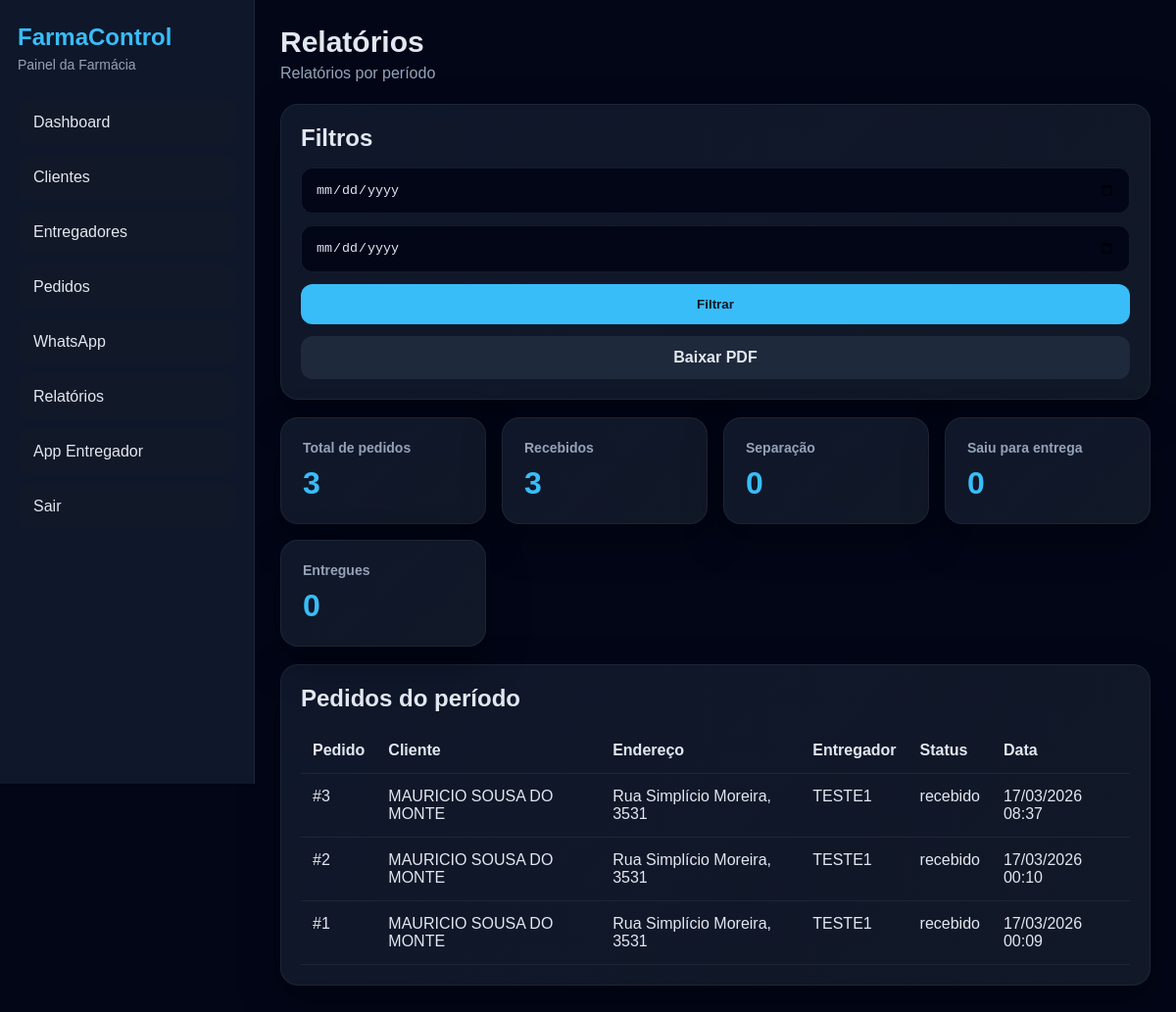
/relatorios (signed in), run on the app's committed database.
### models.py (models this page shows, shortened)
class Pedido(db.Model):
    __tablename__ = "pedidos"
    id = db.Column(db.Integer, primary_key=True)
    farmacia_id = db.Column(db.Integer, db.ForeignKey("farmacias.id"), nullable=False)
    cliente_id = db.Column(db.Integer, db.ForeignKey("clientes.id"), nullable=False)
    entregador_id = db.Column(db.Integer, db.ForeignKey("entregadores.id"), nullable=True)
    status = db.Column(db.String(30), nullable=False, default="recebido")
    codigo_rastreio = db.Column(db.String(40), unique=True, nullable=True)
    criado_em = db.Column(db.DateTime, default=agora_brasil)
    saiu_entrega_em = db.Column(db.DateTime, nullable=True)
    entregue_em = db.Column(db.DateTime, nullable=True)

class Cliente(db.Model):
    __tablename__ = "clientes"
    id = db.Column(db.Integer, primary_key=True)
    farmacia_id = db.Column(db.Integer, db.ForeignKey("farmacias.id"), nullable=False)
    nome = db.Column(db.String(150), nullable=False)
    telefone = db.Column(db.String(30), nullable=False)
    endereco = db.Column(db.String(255), nullable=False)
    criado_em = db.Column(db.DateTime, default=agora_brasil)
    pedidos = db.relationship("Pedido", backref="cliente", lazy=True)

class Entregador(db.Model):
    __tablename__ = "entregadores"
    id = db.Column(db.Integer, primary_key=True)
    farmacia_id = db.Column(db.Integer, db.ForeignKey("farmacias.id"), nullable=True)
    nome = db.Column(db.String(150), nullable=False)
    telefone = db.Column(db.String(30), nullable=False)
    senha_hash = db.Column(db.String(255), nullable=False)
    ativo = db.Column(db.Boolean, default=True)
    criado_em = db.Column(db.DateTime, default=agora_brasil)
    pedidos = db.relationship("Pedido", backref="entregador", lazy=True)
    localizacoes = db.relationship("Localizacao", backref="entregador", lazy=True)
    vinculos_farmacias = db.relationship(
        "EntregadorFarmacia",
        back_populates="entregador",
        cascade="all, delete-orphan",
        lazy=True
    )
    __table_args__ = (
        db.UniqueConstraint("telefone", name="uq_entregador_telefone_global"),
    )

### app.py (the view, shortened to what this page needs)
    @app.route("/relatorios")
    @login_required
    def relatorios():
        if current_user.is_master:
            flash("Área disponível apenas para usuários de farmácia.", "warning")
            return redirect(url_for("dashboard"))
        farmacia_id = farmacia_ativa_id()
        if not farmacia_id:
            flash("Nenhuma farmácia ativa selecionada.", "warning")
            return redirect(url_for("dashboard"))
        inicio = request.args.get("inicio", "").strip()
        fim = request.args.get("fim", "").strip()
        query = Pedido.query.filter_by(farmacia_id=farmacia_id)
        pedidos = query.order_by(Pedido.criado_em.desc()).all()
        total_pedidos = len(pedidos)
        total_entregues = sum(1 for p in pedidos if p.status == "entregue")
        total_recebidos = sum(1 for p in pedidos if p.status == "recebido")
        total_separacao = sum(1 for p in pedidos if p.status == "separacao")
        total_saiu_entrega = sum(1 for p in pedidos if p.status == "saiu_entrega")
        return render_template(
            "relatorios.html",
            pedidos=pedidos,
            total_pedidos=total_pedidos,
            total_entregues=total_entregues,
            total_recebidos=total_recebidos,
            total_separacao=total_separacao,
            total_saiu_entrega=total_saiu_entrega,
            inicio=inicio,
            fim=fim
        )

### app.py (called while the page is built)
def farmacias_ids_do_usuario():
    if not current_user.is_authenticated:
        return []
    if current_user.is_master:
        return [
            f.id for f in Farmacia.query.filter_by(ativo=True, status="ativa").all()
        ]
    ids = list(current_user.farmacias_ids or [])
    if not ids and current_user.farmacia_id:
        ids = [current_user.farmacia_id]
    if not ids:
        return []
    farmacias_validas = Farmacia.query.filter(
        Farmacia.id.in_(ids),
        Farmacia.ativo.is_(True),
        Farmacia.status == "ativa"
    ).all()
    return [f.id for f in farmacias_validas]

def farmacia_ativa_id():
    if not current_user.is_authenticated or current_user.is_master:
        return None
    ids = farmacias_ids_do_usuario()
    if not ids:
        return None
    farmacia_id_sessao = session.get("farmacia_ativa_id")
    if farmacia_id_sessao in ids:
        return farmacia_id_sessao
    session["farmacia_ativa_id"] = ids[0]
    return ids[0]

### models.py (called while the page is built)
@login_manager.user_loader
def load_user(user_id):
    return db.session.get(User, int(user_id))

    @property
    def is_master(self):
        return self.perfil == "master"

    @property
    def farmacias_ids(self):
        ids = [
            vinculo.farmacia_id
            for vinculo in self.vinculos_farmacias
            if vinculo.ativo
        ]
        if not ids and self.farmacia_id:
            ids = [self.farmacia_id]
        return ids

### templates/relatorios.html (shortened to what this page needs)
{% extends "base.html" %}
{% block content %}
<div class="page-head">
  <div>
    <h1>Relatórios</h1>
    <p class="muted">Relatórios por período</p>
  </div>
</div>
<div class="panel">
  <h2>Filtros</h2>
  <form method="get" class="form-grid">
    <input type="date" name="inicio" value="{{ inicio or '' }}">
    <input type="date" name="fim" value="{{ fim or '' }}">
    <button type="submit" class="btn btn-primary">Filtrar</button>
    <a
      class="btn btn-secondary"
      href="{{ url_for('relatorios_pdf', inicio=inicio, fim=fim) }}"
      target="_blank"
    >
      Baixar PDF
    </a>
  </form>
</div>
<div class="cards-grid">
  <div class="card">
    <h3>Total de pedidos</h3>
    <strong>{{ total_pedidos }}</strong>
  </div>
  <div class="card">
    <h3>Recebidos</h3>
    <strong>{{ total_recebidos }}</strong>
  </div>
  <div class="card">
    <h3>Separação</h3>
    <strong>{{ total_separacao }}</strong>
  </div>
  <div class="card">
    <h3>Saiu para entrega</h3>
    <strong>{{ total_saiu_entrega }}</strong>
  </div>
  <div class="card">
    <h3>Entregues</h3>
    <strong>{{ total_entregues }}</strong>
  </div>
</div>
<div class="panel">
  <h2>Pedidos do período</h2>
  <div class="table-wrap">
    <table>
      <thead>
        <tr>
          <th>Pedido</th>
          <th>Cliente</th>
          <th>Endereço</th>
          <th>Entregador</th>
          <th>Status</th>
          <th>Data</th>
        </tr>
      </thead>
      <tbody>
        {% for p in pedidos %}
        <tr>
          <td>#{{ p.id }}</td>
          <td>{{ p.cliente.nome if p.cliente else "-" }}</td>
          <td>{{ p.cliente.endereco if p.cliente else "-" }}</td>
          <td>{{ p.entregador.nome if p.entregador else "-" }}</td>
          <td>{{ p.status }}</td>
          <td>{{ p.criado_em.strftime("%d/%m/%Y %H:%M") if p.criado_em else "-" }}</td>
        </tr>
        {% else %}
        <tr>
          <td colspan="6">Nenhum pedido encontrado para esse período.</td>
        </tr>
        {% endfor %}
      </tbody>
    </table>
  </div>
</div>
{% endblock %}

### static/style.css (style rules this page uses)
* { margin: 0; padding: 0; box-sizing: border-box; }
body { background: #020617; color: #e2e8f0; font-family: Arial, sans-serif; }
a { text-decoration: none; }
.page-head { margin-bottom: 22px; }
.page-head h1 { font-size: 30px; margin-bottom: 6px; }
.muted { color: #94a3b8; }
.cards-grid { display: grid; gap: 16px; grid-template-columns: repeat(auto-fit, minmax(180px, 1fr)); margin-bottom: 18px; }
.card, .panel, .mobile-card { background: linear-gradient(135deg, #0f172a, #111827); border: 1px solid rgba(255,255,255,0.06); border-radius: 18px; box-shadow: 0 15px 40px rgba(0,0,0,0.35); }
.card { padding: 22px; }
.card h3 { color: #94a3b8; margin-bottom: 10px; font-size: 14px; }
.card strong { font-size: 32px; color: #38bdf8; }
.panel { padding: 20px; margin-bottom: 18px; }
.panel h2 { margin-bottom: 16px; }
.form-grid { display: grid; gap: 12px; }
input, select, textarea { width: 100%; background: #020617; color: #e2e8f0; border: 1px solid rgba(255,255,255,0.08); border-radius: 12px; padding: 14px; outline: none; }
.btn { border: none; padding: 13px 18px; border-radius: 12px; cursor: pointer; font-weight: bold; display: inline-block; text-align: center; }
.btn-primary { background: #38bdf8; color: #0f172a; }
.btn-secondary { background: #1e293b; color: #e2e8f0; }
.table-wrap { overflow-x: auto; }
table { width: 100%; border-collapse: collapse; }
table th, table td { text-align: left; padding: 14px 12px; border-bottom: 1px solid rgba(255,255,255,0.06); vertical-align: top; }

### data on the page
Pedido: id "3", cliente "MAURICIO SOUSA DO MONTE", cliente "Rua Simplício Moreira, 3531", entregador "TESTE1", status "recebido", criado_em "17/03/2026 08:37"
Pedido: id "2", cliente "MAURICIO SOUSA DO MONTE", cliente "Rua Simplício Moreira, 3531", entregador "TESTE1", status "recebido", criado_em "17/03/2026 00:10"
Pedido: id "1", cliente "MAURICIO SOUSA DO MONTE", cliente "Rua Simplício Moreira, 3531", entregador "TESTE1", status "recebido", criado_em "17/03/2026 00:09"

### other printed values
{{ total_pedidos }} "3"
{{ total_recebidos }} "3"
{{ total_separacao }} "0"
{{ total_saiu_entrega }} "0"
{{ total_entregues }} "0"
